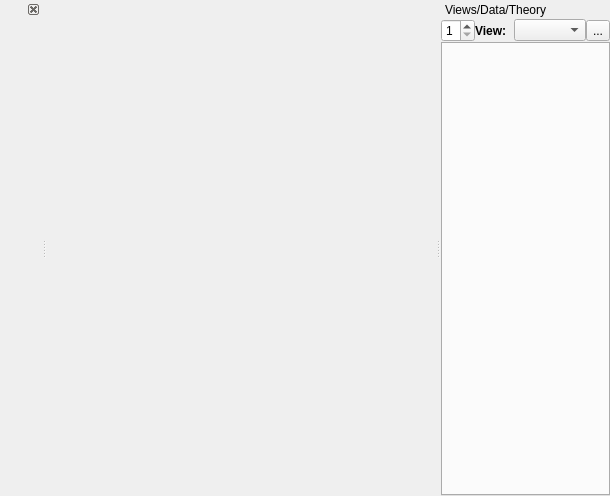
<?xml version="1.0" encoding="UTF-8"?>
<ui version="4.0">
 <class>MainWindow</class>
 <widget class="QMainWindow" name="MainWindow">
  <property name="geometry">
   <rect>
    <x>0</x>
    <y>0</y>
    <width>610</width>
    <height>496</height>
   </rect>
  </property>
  <property name="windowTitle">
   <string>MainWindow</string>
  </property>
  <widget class="QWidget" name="centralwidget">
   <layout class="QVBoxLayout" name="verticalLayout_4">
    <property name="spacing">
     <number>0</number>
    </property>
    <property name="leftMargin">
     <number>0</number>
    </property>
    <property name="topMargin">
     <number>0</number>
    </property>
    <property name="rightMargin">
     <number>0</number>
    </property>
    <property name="bottomMargin">
     <number>0</number>
    </property>
    <item>
     <widget class="QWidget" name="mplwidget" native="true">
      <property name="font">
       <font>
        <weight>75</weight>
        <bold>true</bold>
       </font>
      </property>
      <property name="styleSheet">
       <string notr="true"/>
      </property>
      <layout class="QVBoxLayout" name="mplvl">
       <property name="spacing">
        <number>0</number>
       </property>
       <property name="leftMargin">
        <number>0</number>
       </property>
       <property name="topMargin">
        <number>0</number>
       </property>
       <property name="rightMargin">
        <number>0</number>
       </property>
       <property name="bottomMargin">
        <number>0</number>
       </property>
      </layout>
     </widget>
    </item>
   </layout>
  </widget>
  <widget class="QDockWidget" name="DataInspectordockWidget">
   <property name="font">
    <font>
     <weight>75</weight>
     <bold>true</bold>
    </font>
   </property>
   <property name="styleSheet">
    <string notr="true"/>
   </property>
   <property name="features">
    <set>QDockWidget::DockWidgetClosable</set>
   </property>
   <property name="allowedAreas">
    <set>Qt::LeftDockWidgetArea</set>
   </property>
   <attribute name="dockWidgetArea">
    <number>1</number>
   </attribute>
   <widget class="QWidget" name="dockWidgetContents">
    <layout class="QVBoxLayout" name="LayoutDataInspector">
     <property name="spacing">
      <number>0</number>
     </property>
     <property name="leftMargin">
      <number>0</number>
     </property>
     <property name="topMargin">
      <number>0</number>
     </property>
     <property name="rightMargin">
      <number>0</number>
     </property>
     <property name="bottomMargin">
      <number>0</number>
     </property>
    </layout>
   </widget>
  </widget>
  <widget class="QDockWidget" name="ViewDataTheorydockWidget">
   <property name="styleSheet">
    <string notr="true"/>
   </property>
   <property name="features">
    <set>QDockWidget::NoDockWidgetFeatures</set>
   </property>
   <property name="allowedAreas">
    <set>Qt::RightDockWidgetArea</set>
   </property>
   <property name="windowTitle">
    <string>Views/Data/Theory</string>
   </property>
   <attribute name="dockWidgetArea">
    <number>2</number>
   </attribute>
   <widget class="QWidget" name="ViewDataTheoryWidget">
    <layout class="QVBoxLayout" name="ViewDataTheoryLayout">
     <property name="spacing">
      <number>0</number>
     </property>
     <property name="leftMargin">
      <number>0</number>
     </property>
     <property name="topMargin">
      <number>0</number>
     </property>
     <property name="rightMargin">
      <number>0</number>
     </property>
     <property name="bottomMargin">
      <number>0</number>
     </property>
     <item>
      <layout class="QHBoxLayout" name="viewLayout">
       <property name="spacing">
        <number>0</number>
       </property>
       <item>
        <widget class="QSpinBox" name="sp_nviews">
         <property name="maximumSize">
          <size>
           <width>40</width>
           <height>16777215</height>
          </size>
         </property>
         <property name="minimum">
          <number>1</number>
         </property>
         <property name="maximum">
          <number>4</number>
         </property>
         <property name="value">
          <number>1</number>
         </property>
        </widget>
       </item>
       <item>
        <widget class="QLabel" name="label">
         <property name="minimumSize">
          <size>
           <width>39</width>
           <height>0</height>
          </size>
         </property>
         <property name="maximumSize">
          <size>
           <width>39</width>
           <height>16777215</height>
          </size>
         </property>
         <property name="font">
          <font>
           <weight>75</weight>
           <bold>true</bold>
          </font>
         </property>
         <property name="text">
          <string>View:</string>
         </property>
        </widget>
       </item>
       <item>
        <widget class="QComboBox" name="viewComboBox">
         <property name="currentText">
          <string/>
         </property>
        </widget>
       </item>
       <item>
        <widget class="QToolButton" name="saveViewtoolButton">
         <property name="text">
          <string>...</string>
         </property>
        </widget>
       </item>
      </layout>
     </item>
     <item>
      <widget class="QTabWidget" name="DataSettabWidget">
       <property name="tabShape">
        <enum>QTabWidget::Triangular</enum>
       </property>
       <property name="currentIndex">
        <number>-1</number>
       </property>
       <property name="usesScrollButtons">
        <bool>true</bool>
       </property>
       <property name="tabsClosable">
        <bool>false</bool>
       </property>
      </widget>
     </item>
    </layout>
   </widget>
  </widget>
  <action name="actionOpen">
   <property name="text">
    <string>Open</string>
   </property>
  </action>
  <action name="actionClose">
   <property name="text">
    <string>Close</string>
   </property>
  </action>
  <action name="actionQuit">
   <property name="text">
    <string>Quit</string>
   </property>
  </action>
  <action name="actionUndo">
   <property name="text">
    <string>Undo</string>
   </property>
  </action>
  <action name="actionRedo">
   <property name="text">
    <string>Redo</string>
   </property>
  </action>
  <action name="actionCopy">
   <property name="icon">
    <iconset resource="Reptate.qrc">
     <normaloff>:/Images/Images/new_icons/icons8-copy.png</normaloff>:/Images/Images/new_icons/icons8-copy.png</iconset>
   </property>
   <property name="text">
    <string>Copy</string>
   </property>
  </action>
  <action name="actionCut">
   <property name="text">
    <string>Cut</string>
   </property>
  </action>
  <action name="actionPaste">
   <property name="icon">
    <iconset resource="Reptate.qrc">
     <normaloff>:/Images/Images/new_icons/icons8-paste.png</normaloff>:/Images/Images/new_icons/icons8-paste.png</iconset>
   </property>
   <property name="text">
    <string>Paste</string>
   </property>
  </action>
  <action name="actionSelect_All">
   <property name="text">
    <string>Select All</string>
   </property>
  </action>
  <action name="actionShowFigureTools">
   <property name="checkable">
    <bool>true</bool>
   </property>
   <property name="icon">
    <iconset resource="Reptate.qrc">
     <normaloff>:/Images/Images/new_icons/icons8-sine-100.png</normaloff>:/Images/Images/new_icons/icons8-sine-100.png</iconset>
   </property>
   <property name="text">
    <string>Print</string>
   </property>
   <property name="toolTip">
    <string>Show/Hide Figure Toolbar (Ctrl+F)</string>
   </property>
   <property name="shortcut">
    <string>Ctrl+F</string>
   </property>
  </action>
  <action name="actionShiftVertically">
   <property name="checkable">
    <bool>true</bool>
   </property>
   <property name="icon">
    <iconset resource="Reptate.qrc">
     <normaloff>:/Images/Images/new_icons/icons8-vertical-timeline-slider.png</normaloff>:/Images/Images/new_icons/icons8-vertical-timeline-slider.png</iconset>
   </property>
   <property name="text">
    <string>ShiftVertically</string>
   </property>
   <property name="toolTip">
    <string>Shift the selected curve vertically</string>
   </property>
  </action>
  <action name="actionShiftHorizontally">
   <property name="checkable">
    <bool>true</bool>
   </property>
   <property name="icon">
    <iconset resource="Reptate.qrc">
     <normaloff>:/Images/Images/new_icons/icons8-timeline-slider.png</normaloff>:/Images/Images/new_icons/icons8-timeline-slider.png</iconset>
   </property>
   <property name="text">
    <string>ShiftHorizontally</string>
   </property>
   <property name="toolTip">
    <string>Shift the selected curve horizontally</string>
   </property>
  </action>
  <action name="actionNew_Empty_Dataset">
   <property name="icon">
    <iconset resource="Reptate.qrc">
     <normaloff>:/Images/Images/new_icons/icons8-add-row.png</normaloff>:/Images/Images/new_icons/icons8-add-row.png</iconset>
   </property>
   <property name="text">
    <string>New Empty Dataset</string>
   </property>
   <property name="toolTip">
    <string>Create an empty Data set (Ctrl+N)</string>
   </property>
   <property name="shortcut">
    <string>Ctrl+N</string>
   </property>
  </action>
  <action name="actionNew_Dataset_From_File">
   <property name="icon">
    <iconset resource="Reptate.qrc">
     <normaloff>:/Images/Images/new_icons/icons8-open-view-in-new-tab.png</normaloff>:/Images/Images/new_icons/icons8-open-view-in-new-tab.png</iconset>
   </property>
   <property name="text">
    <string>New Dataset From File</string>
   </property>
   <property name="toolTip">
    <string>Open Data File (Ctrl+O)</string>
   </property>
   <property name="shortcut">
    <string>Ctrl+O</string>
   </property>
  </action>
  <action name="actionView_All_Sets">
   <property name="checkable">
    <bool>true</bool>
   </property>
   <property name="icon">
    <iconset resource="Reptate.qrc">
     <normaloff>:/Images/Images/new_icons/icons8-binoculars.png</normaloff>:/Images/Images/new_icons/icons8-binoculars.png</iconset>
   </property>
   <property name="text">
    <string>View All Sets</string>
   </property>
   <property name="toolTip">
    <string>View all sets simultaneously (Ctrl+A)</string>
   </property>
   <property name="shortcut">
    <string>Ctrl+A</string>
   </property>
  </action>
  <action name="actionReload_Data">
   <property name="icon">
    <iconset resource="Reptate.qrc">
     <normaloff>:/Images/Images/new_icons/icons8-file-reload.png</normaloff>:/Images/Images/new_icons/icons8-file-reload.png</iconset>
   </property>
   <property name="text">
    <string>Reload Data</string>
   </property>
   <property name="toolTip">
    <string>Reload data files and theories (Ctrl+R)</string>
   </property>
   <property name="shortcut">
    <string>Ctrl+R</string>
   </property>
  </action>
  <action name="actionInspect_Data">
   <property name="checkable">
    <bool>true</bool>
   </property>
   <property name="icon">
    <iconset resource="Reptate.qrc">
     <normaloff>:/Images/Images/new_icons/icons8-microscope.png</normaloff>:/Images/Images/new_icons/icons8-microscope.png</iconset>
   </property>
   <property name="text">
    <string>Inspect Data</string>
   </property>
   <property name="toolTip">
    <string>Inspect contents of data files (Ctrl+I)</string>
   </property>
   <property name="shortcut">
    <string>Ctrl+I</string>
   </property>
  </action>
  <action name="actionMarkerSettings">
   <property name="icon">
    <iconset resource="Reptate.qrc">
     <normaloff>:/Images/Images/new_icons/icons8-color-wheel-2.png</normaloff>:/Images/Images/new_icons/icons8-color-wheel-2.png</iconset>
   </property>
   <property name="text">
    <string>Select Symbols Color</string>
   </property>
   <property name="toolTip">
    <string>Select Dataset Plot Style (Ctrl+M)</string>
   </property>
   <property name="shortcut">
    <string>Ctrl+M</string>
   </property>
  </action>
  <action name="actionTrack_data">
   <property name="checkable">
    <bool>true</bool>
   </property>
   <property name="icon">
    <iconset resource="Reptate.qrc">
     <normaloff>:/Images/Images/new_icons/icons8-physics.png</normaloff>:/Images/Images/new_icons/icons8-physics.png</iconset>
   </property>
   <property name="text">
    <string>Track data</string>
   </property>
   <property name="toolTip">
    <string>Track data</string>
   </property>
  </action>
  <action name="actionAdd_Annotation">
   <property name="icon">
    <iconset resource="Reptate.qrc">
     <normaloff>:/Images/Images/new_icons/icons8-spiral-bound-booklet.png</normaloff>:/Images/Images/new_icons/icons8-spiral-bound-booklet.png</iconset>
   </property>
   <property name="text">
    <string>Add Annotation</string>
   </property>
   <property name="toolTip">
    <string>Add Annotation</string>
   </property>
  </action>
  <action name="actionShow_Legend">
   <property name="icon">
    <iconset resource="Reptate.qrc">
     <normaloff>:/Images/Images/new_icons/icons8-categorize.png</normaloff>:/Images/Images/new_icons/icons8-categorize.png</iconset>
   </property>
   <property name="text">
    <string>Show Legend</string>
   </property>
   <property name="toolTip">
    <string>Show Legend</string>
   </property>
  </action>
  <action name="actionCopyChart">
   <property name="icon">
    <iconset resource="Reptate.qrc">
     <normaloff>:/Images/Images/new_icons/icons8-copy.png</normaloff>:/Images/Images/new_icons/icons8-copy.png</iconset>
   </property>
   <property name="text">
    <string>CopyChart</string>
   </property>
   <property name="toolTip">
    <string>Copy Chart</string>
   </property>
  </action>
  <action name="actionNew_Tool">
   <property name="icon">
    <iconset resource="Reptate.qrc">
     <normaloff>:/Images/Images/new_icons/icons8-maintenance.png</normaloff>:/Images/Images/new_icons/icons8-maintenance.png</iconset>
   </property>
   <property name="text">
    <string>New Tool</string>
   </property>
   <property name="toolTip">
    <string>New Tool (Alt+T)</string>
   </property>
   <property name="shortcut">
    <string>Alt+T</string>
   </property>
  </action>
  <action name="actionSave_View">
   <property name="icon">
    <iconset resource="Reptate.qrc">
     <normaloff>:/Images/Images/new_icons/icons8-saveView.png</normaloff>:/Images/Images/new_icons/icons8-saveView.png</iconset>
   </property>
   <property name="text">
    <string>Save View</string>
   </property>
   <property name="toolTip">
    <string>Save All Data in Current View</string>
   </property>
  </action>
  <action name="actionResetShiftFactors">
   <property name="icon">
    <iconset resource="Reptate.qrc">
     <normaloff>:/Images/Images/new_icons/icons8-reset-shift.png</normaloff>:/Images/Images/new_icons/icons8-reset-shift.png</iconset>
   </property>
   <property name="text">
    <string>Reset Shift Factors</string>
   </property>
   <property name="toolTip">
    <string>Reset Shift Factors</string>
   </property>
  </action>
  <action name="actionViewShiftFactors">
   <property name="icon">
    <iconset resource="Reptate.qrc">
     <normaloff>:/Images/Images/new_icons/icons8-view-ShiftFactors.png</normaloff>:/Images/Images/new_icons/icons8-view-ShiftFactors.png</iconset>
   </property>
   <property name="text">
    <string>View Shift Factors</string>
   </property>
   <property name="toolTip">
    <string>View Current Shift Factors</string>
   </property>
  </action>
  <action name="actionSaveShiftFactors">
   <property name="icon">
    <iconset resource="Reptate.qrc">
     <normaloff>:/Images/Images/new_icons/icons8-save-ShiftFactors.png</normaloff>:/Images/Images/new_icons/icons8-save-ShiftFactors.png</iconset>
   </property>
   <property name="text">
    <string>Save Shift Factors</string>
   </property>
   <property name="toolTip">
    <string>Save Shift Factors</string>
   </property>
  </action>
  <action name="actionAddDummyFiles">
   <property name="icon">
    <iconset resource="Reptate.qrc">
     <normaloff>:/Images/Images/new_icons/icons8-spiral-bound-booklet.png</normaloff>:/Images/Images/new_icons/icons8-spiral-bound-booklet.png</iconset>
   </property>
   <property name="text">
    <string>Add Dummy Files</string>
   </property>
   <property name="toolTip">
    <string>Add Set of Empty Files to Current Dataset</string>
   </property>
  </action>
  <action name="actionView_All_SetTheories">
   <property name="icon">
    <iconset resource="Reptate.qrc">
     <normaloff>:/Images/Images/new_icons/icons8-binoculars.png</normaloff>:/Images/Images/new_icons/icons8-binoculars.png</iconset>
   </property>
   <property name="text">
    <string>View All Theories (Same DataSet)</string>
   </property>
   <property name="toolTip">
    <string>View all theories simultaneously (same Set)</string>
   </property>
  </action>
  <action name="action_import_from_excel">
   <property name="icon">
    <iconset resource="Reptate.qrc">
     <normaloff>:/Images/Images/new_icons/icons8-microsoft-excel.png</normaloff>:/Images/Images/new_icons/icons8-microsoft-excel.png</iconset>
   </property>
   <property name="text">
    <string>Import from Excel</string>
   </property>
   <property name="toolTip">
    <string>Import data from Excel file</string>
   </property>
  </action>
  <action name="actionAdd_File_With_Function">
   <property name="icon">
    <iconset resource="Reptate.qrc">
     <normaloff>:/Images/Images/new_icons/icons8-formula-fx-50.png</normaloff>:/Images/Images/new_icons/icons8-formula-fx-50.png</iconset>
   </property>
   <property name="text">
    <string>Add Dummy File using Function</string>
   </property>
   <property name="toolTip">
    <string>Create a Dummy File using a mathematical expression</string>
   </property>
  </action>
 </widget>
 <resources>
  <include location="Reptate.qrc"/>
 </resources>
 <connections/>
</ui>
